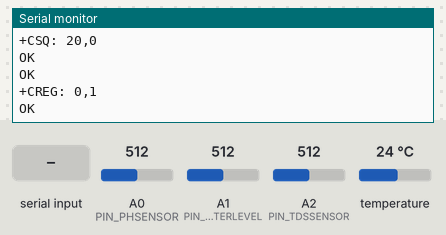
The sketch below on a simulated Arduino Mega 2560, built with avr-gcc and run on an emulated ATmega2560. Parts: the last lines printed to the serial monitor. The inputs (shaded band) are chosen by the test bench; at power-on: A1 (PIN_WATERLEVEL) = 512, temperature 24 °C, A0 (PIN_PHSENSOR) = 512, A2 (PIN_TDSSENSOR) = 512. The local clock reads 2024-03-15 10:24:30 at power-on unless the sketch sets it; the modem accepts every AT command (registered, SIM ready, sends succeed) and sends nothing else.

Above: at 3.2 s.
3.3 s: A1 (PIN_WATERLEVEL) set to 390
At 5.4 s:
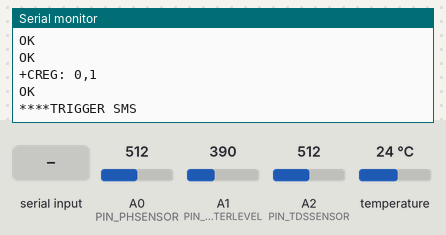
8.9 s: "+CMGL:," received over the second serial link
At 15.0 s:
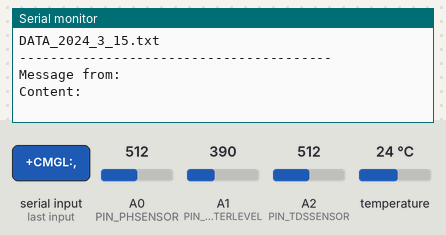
15.5 s: A1 (PIN_WATERLEVEL) set to 340
At 16.7 s:
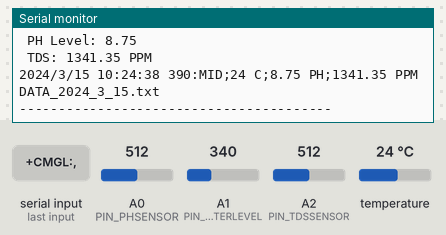
17.0 s: temperature set to 12 °C
At 19.16 s:
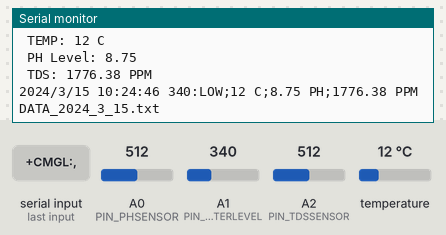
20.5 s: A0 (PIN_PHSENSOR) set to 440
At 21.5 s:
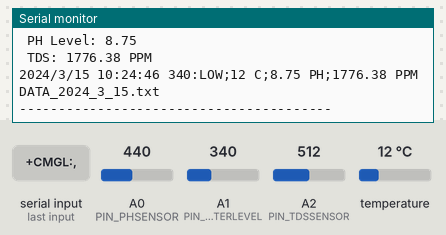
22.0 s: A2 (PIN_TDSSENSOR) set to 440
At 23.2 s:
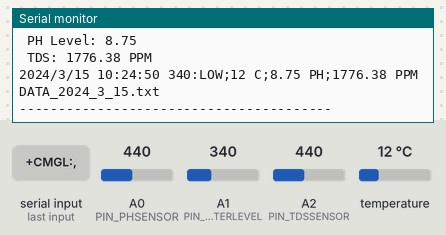
Timing chart, 0 to 24.5 s (numbered marks = the images above; inputs shaded):
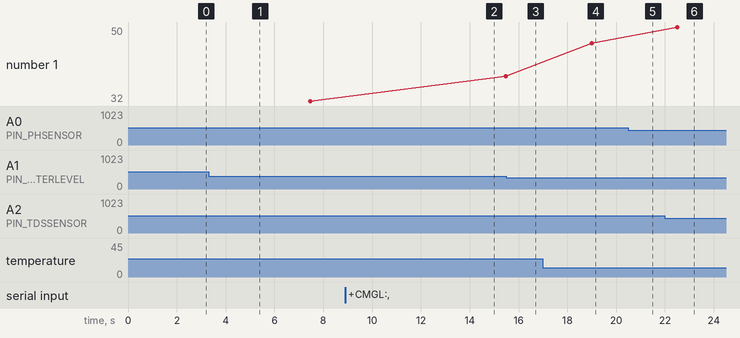

The sketch:

DopplerProject.ino
```cpp
/**
==================================================================
The Doppler Project
==================================================================
Sensors:
- DFRobot PH Sensor
- DFRobot TDS Sensor
- Temperature Sensor
- Water Level Sensor
- DS1302 Time Module
- SD Card Module
- Sim800 Module

**/

#include <virtuabotixRTC.h>
#include <OneWire.h>
#include <DallasTemperature.h>
#include <EEPROM.h>
#include "GravityTDS.h"
#include <SPI.h>
#include <SD.h>

// DECLARED PINS ////////////////////////////////////////////////
#define PIN_PHSENSOR A0
#define PIN_WATERLEVEL A1
#define PIN_TDSSENSOR A2
#define PIN_TEMPERATURE 57 //or A3
#define PIN_SDC 53
#define SMS Serial1
//TIME MODULE //////////////////////
// CLK -> 69 / A15 , DAT -> 68 / A14, Reset -> 67 / A13 //Analog pins converted to Digital Pins
virtuabotixRTC myRTC(69, 68, 67); // If you change the wiring change the pins here also

// Global variables //////////////////////////////////////////////////////////////
String DATA_DATETIME = "";
String DATA_FILENAME = "";
String DATA_TEXTLINE = "";
String DATA_TEXTMSG  = "";

// ERROR FLAGS ////////////////////////////////////////////////////////////////////
//This will determine the LOW / ALERT Values
//Once Data is Below this, it will send a message

String DEFAULT_PHONE = "+639058208455"; //the default number where the system will send
float ERR_PHLEVEL = 10.5;
float ERR_TDS = 996;
int ERR_TEMP = 40;
float ERR_WATERLEVEL = 350;

// SENSOR DATA ////////////////////////////////////////////////////////////////////
// WATERLEVEL //////////////////////
int DATA_WATERLEVEL = 0;
String STR_WATERLEVEL = "";
// PH LEVEL ////////////////////////
float DATA_PHLEVEL;
// TDS /////////////////////////////
GravityTDS gravityTds;
float DATA_TDS;
// TEMPERATURE /////////////////////
int DATA_TEMP = 0;
///////////////////////////////////////////////////////////////////////////////////

void setup() {
  Serial.begin(9600);

  gravityTds.setPin(PIN_TDSSENSOR);
  gravityTds.setAref(5.0);
  gravityTds.setAdcRange(1024);
  gravityTds.begin();

  // Set the current date, and time in the following format:
  // seconds, minutes, hours, day of the week, day of the month, month, year
  // myRTC.setDS1302Time(18, 28, 20, 6, 13, 4, 2024);
  /*
  Serial.print("Initializing SD card...");

  pinMode(PIN_SDC, OUTPUT);

  if (!SD.begin(PIN_SDC)) {
    Serial.println("initialization failed!");
    while (1);
  }
  Serial.println("initialization done.");
  delay(3000);

  */
  SMS.begin(9600);
  SMS.println("AT"); //Once the handshake test is successful, it will back to OK
  updateSMSSerial();
  SMS.println("AT+CSQ"); //Signal quality test, value range is 0-31 , 31 is the best
  updateSMSSerial();
  SMS.println("AT+CCID"); //Read SIM information to confirm whether the SIM is plugged
  updateSMSSerial();
  SMS.println("AT+CREG?"); //Check whether it has registered in the network
  updateSMSSerial();

}

void loop() {
  // Get current time
  getTime();
  getWaterLevel();
  getPH_Level();
  get_temperature();
  get_TDS();

  DataFormatter();
  CheckNewSMS();
  TaskController();


  Serial.println(DATA_TEXTMSG);
  Serial.println(DATA_TEXTLINE);
  Serial.println(DATA_FILENAME);

  Serial.println("----------------------------------------");

  delay(1000);

}

// SMS ////////////////////////////////////////////////////////////////
void updateSMSSerial() {
  delay(500);
  while (Serial.available())
  {
    SMS.write(Serial.read());//Forward what Serial received to Software Serial Port
  }
  while(SMS.available())
  {
    Serial.write(SMS.read());//Forward what Software Serial received to Serial Port
  }
}

void SendMessage(String phoneNumber, String message) {

  phoneNumber = phoneNumber.c_str();
  message = message.c_str();


  SMS.print("AT+CMGS=\"");
  SMS.print(phoneNumber);
  SMS.println("\"");
  delay(500);

  SMS.print(message);
  delay(500);

  SMS.write(26); // End message with CTRL+Z
  delay(500);
}


void CheckNewSMS() {
  SMS.println("AT+CMGL=\"REC UNREAD\""); // List unread messages
  delay(500);

  while (SMS.available()) {
    String response = SMS.readString();
    if (response.indexOf("+CMGL:") != -1) {
      // Extract phone number and message content
      String phoneNumber = SMS.readStringUntil(',');
      phoneNumber.trim();
      SMS.readStringUntil('"'); // Skip additional info
      String message = SMS.readStringUntil('"');
      message.trim();

      // Print received message to Serial monitor
      Serial.print("Message from: ");
      Serial.println(phoneNumber);
      Serial.print("Content: ");
      Serial.println(message);

      // Delete the message from SIM memory
      SMS.println("AT+CMGD=1,4");
      delay(500);

      SMS_Command(message, phoneNumber);
    }
  }
}

void SMS_Command(String message, String phoneNumber) {
  if(message == "NOW") {
        SendMessage(phoneNumber, DATA_TEXTMSG);
  } else {
    //ehh.. do nothing?
  }
}

// TIME BASED ACTIONS /////////////////////////////////////////////////
void getTime() {
  myRTC.updateTime();
  DATA_DATETIME = myRTC.year;
  DATA_DATETIME.concat("/");
  DATA_DATETIME.concat(myRTC.month);
  DATA_DATETIME.concat("/");
  DATA_DATETIME.concat(myRTC.dayofmonth);
  DATA_DATETIME.concat(" ");
  DATA_DATETIME.concat(myRTC.hours);
  DATA_DATETIME.concat(":");
  DATA_DATETIME.concat(myRTC.minutes);
  DATA_DATETIME.concat(":");
  DATA_DATETIME.concat(myRTC.seconds);

  //Set Filename based on Date
  DATA_FILENAME = "DATA_";
  DATA_FILENAME.concat(myRTC.year);
  DATA_FILENAME.concat("_");
  DATA_FILENAME.concat(myRTC.month);
  DATA_FILENAME.concat("_");
  DATA_FILENAME.concat(myRTC.dayofmonth);
  DATA_FILENAME.concat(".txt");
}

// TASK CONTROLLER /////////////////////////////////////////////////////
// The general purpose of the Task Controller is to handle all data-related
// functionalities
int sd_current_minute = 0;
int sms_current_minute = 0;

void TaskController() {
  // Save Data every 5 Minutes based on Time. /////////////////////////
  // e.g 10:00, 10:05, 10:10 etc..
  if (myRTC.minutes % 5 == 0 && myRTC.minutes != sd_current_minute) {
    sd_current_minute = myRTC.minutes; //used to save data only once
    Serial.println("****TRIGGER MINUTES");
    //Save Data to SD Card
    //SaveData();
  }

  if (myRTC.minutes != sms_current_minute) {
    sms_current_minute = myRTC.minutes; //used to send only 1 sms per minute
    Serial.println("****TRIGGER SMS ");

    String message = "";

    if(ERR_PHLEVEL >= DATA_PHLEVEL) {
        message = "ALERT! CHECK PH LEVEL! \n";
        message.concat(DATA_TEXTMSG);
        SendMessage(DEFAULT_PHONE, message);
    }

    if(ERR_TDS >= DATA_TDS) {
        message = "ALERT! CHECK TDS! \n";
        message.concat(DATA_TEXTMSG);
        SendMessage(DEFAULT_PHONE, message);
    }

    if(ERR_TEMP > DATA_TEMP) {
        message = "ALERT! WATER TEMP! \n";
        message.concat(DATA_TEXTMSG);
        SendMessage(DEFAULT_PHONE, message);
    }

    if(ERR_WATERLEVEL >= DATA_WATERLEVEL) {
        message = "ALERT! WATERLEVEL! \n";
        message.concat(DATA_TEXTMSG);
        SendMessage(DEFAULT_PHONE, message);
    }

  }


}

void DataFormatter() {
  // Compile Data to TextLine /////////////////////////////////////////
  // Compiled Data Structure:
  //  DATE_TIME waterlevel;temperature;ph_level;tds_level;
  // Sample:
  // 2024/4/27 10:4:10 365:MID;35C;6.30PH;911.51PPM
  DATA_TEXTLINE = DATA_DATETIME;
  DATA_TEXTLINE.concat(" ");
  DATA_TEXTLINE.concat(DATA_WATERLEVEL);
  DATA_TEXTLINE.concat(":");
  DATA_TEXTLINE.concat(STR_WATERLEVEL);
  DATA_TEXTLINE.concat(";");

  DATA_TEXTLINE.concat(DATA_TEMP);
  DATA_TEXTLINE.concat(" C");
  DATA_TEXTLINE.concat(";");

  DATA_TEXTLINE.concat(DATA_PHLEVEL);
  DATA_TEXTLINE.concat(" PH");
  DATA_TEXTLINE.concat(";");

  DATA_TEXTLINE.concat(DATA_TDS);
  DATA_TEXTLINE.concat(" PPM");

  /////////////////////////////////////////////////////
  DATA_TEXTMSG = DATA_DATETIME;
  DATA_TEXTMSG.concat("\n WaterLevel: ");
  DATA_TEXTMSG.concat(DATA_WATERLEVEL);
  DATA_TEXTMSG.concat(" - ");
  DATA_TEXTMSG.concat(STR_WATERLEVEL);

  DATA_TEXTMSG.concat("\n TEMP: ");
  DATA_TEXTMSG.concat(DATA_TEMP);
  DATA_TEXTMSG.concat(" C");

  DATA_TEXTMSG.concat("\n PH Level: ");
  DATA_TEXTMSG.concat(DATA_PHLEVEL);

  DATA_TEXTMSG.concat("\n TDS: ");
  DATA_TEXTMSG.concat(DATA_TDS);
  DATA_TEXTMSG.concat(" PPM");
}

void SaveData() {
   File dataFile = SD.open(DATA_FILENAME, FILE_WRITE);
    // if the file is available, write to it:
    if (dataFile) {
      dataFile.println(DATA_TEXTLINE);
      dataFile.close();
      Serial.println("***SAVED TO SD CARD");
    }
    // if the file isn't open, pop up an error:
    else {
      Serial.println("error opening datalog.txt");
    }
}

// SENSORS ////////////////////////////////////////////////////////////
void getWaterLevel() {
  DATA_WATERLEVEL = analogRead(PIN_WATERLEVEL);
  if (DATA_WATERLEVEL == 0) {
    STR_WATERLEVEL = "EMPTY";
  }
  else if (DATA_WATERLEVEL > 1 && DATA_WATERLEVEL < 350) {
    STR_WATERLEVEL = "LOW";
  }
  else if (DATA_WATERLEVEL > 350 && DATA_WATERLEVEL < 400) {
    STR_WATERLEVEL = "MID";
  }
  else if (DATA_WATERLEVEL > 450){
    STR_WATERLEVEL = "FULL";
  }
}

void getPH_Level() {
  int buf[10], ph_temp;
  unsigned long int ph_avgValue = 0;

  for(int i = 0; i < 10; i++) {
    buf[i] = analogRead(PIN_PHSENSOR);
    delay(10);
  }

  for(int i = 0; i < 9; i++) {
    for(int j = i + 1; j < 10; j++) {
      if(buf[i] > buf[j]) {
        ph_temp = buf[i];
        buf[i] = buf[j];
        buf[j] = ph_temp;
      }
    }
  }

  for(int i = 2; i < 8; i++)
    ph_avgValue += buf[i];

  DATA_PHLEVEL = (float)ph_avgValue * 5.0 / 1024 / 6;
  DATA_PHLEVEL = 3.5 * DATA_PHLEVEL;
}

//////////////////////////////////////////////////////////////////////
OneWire oneWire(PIN_TEMPERATURE);
DallasTemperature sensors(&oneWire);

void get_temperature(){
  sensors.requestTemperatures();
  DATA_TEMP = sensors.getTempCByIndex(0);
}

void get_TDS(){
  gravityTds.setTemperature(DATA_TEMP);
  gravityTds.update();
  DATA_TDS = gravityTds.getTdsValue();
}
```

Measured:
- after the input at 8.9 s, the serial monitor: prints a new line after 5.1 s (image 2)
- after the input at 17.0 s, the serial monitor: prints a new line after 2.0 s (image 4)
